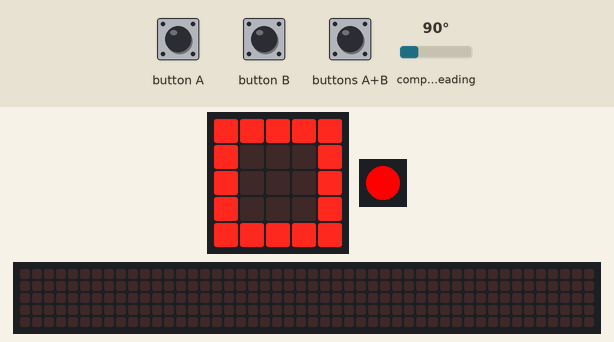
Simulated run of this program. Board: Calliope mini (MakeCode). On the bench: the board's 5×5 LED display, 1 RGB LEDs in strip order, left to right, a strip that is not on the board, showing the scrolling text unrolled. The test bench sets the inputs (shaded band); at power-on: compass heading 90°. The 48×5 strip is a reading aid, not a part: it shows the text the display is scrolling, unrolled, one strip-width of it at a time; the compass is already calibrated.

Above: at 1.2 s.
1.3 s: button A pressed for 0.15 s
At 1.91 s:
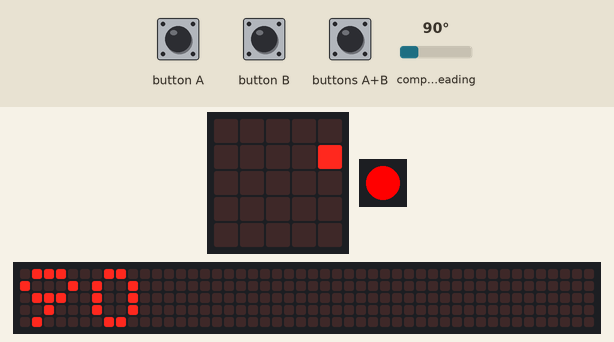
2.0 s: compass heading set to 50°
5.0 s: compass heading set to 41°
At 5.7 s:
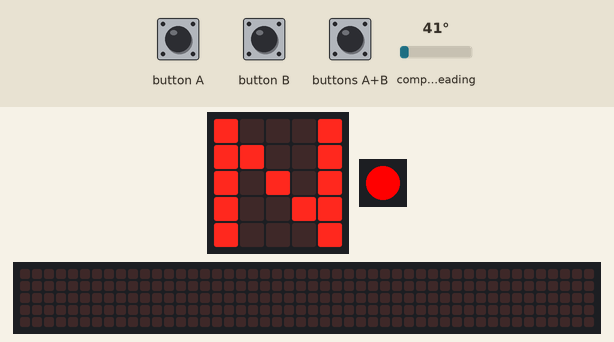
6.7 s: buttons A+B pressed for 0.15 s
At 7.8 s:
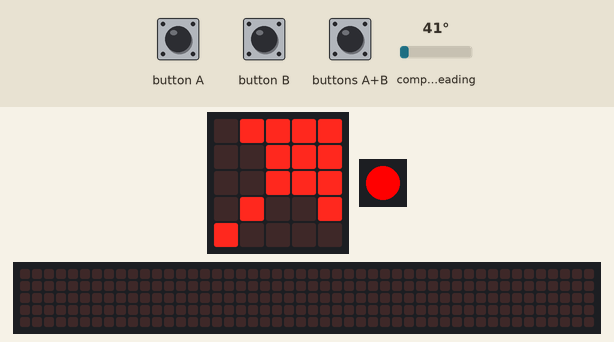
8.4 s: button A pressed for 0.15 s
At 8.69 s:
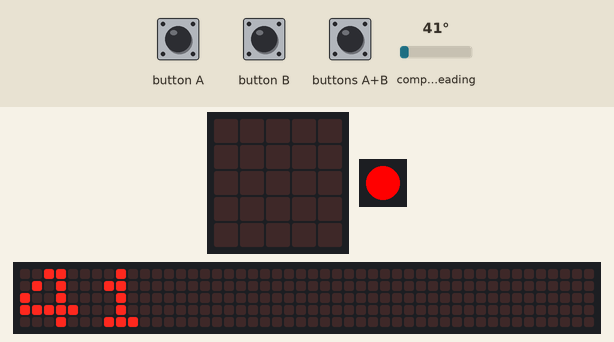
9.1 s: compass heading set to 7°
At 12.8 s:
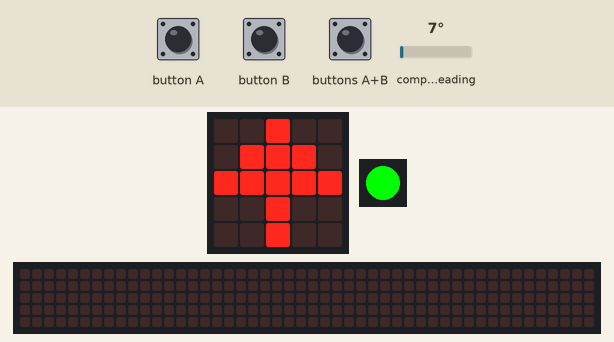
Timing chart, 0 to 13.1 s (numbered marks = the images above; inputs shaded):
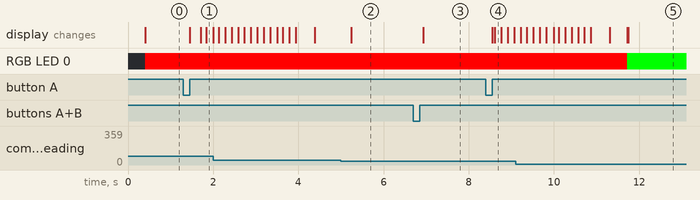

The program:

main.ts
```typescript
input.onButtonEvent(Button.A, input.buttonEventClick(), function () {
    himmelsrichtung = input.compassHeading()
    basic.clearScreen()
    basic.showNumber(himmelsrichtung)
})
input.onButtonEvent(Button.AB, input.buttonEventClick(), function () {
    if (modus == 1) {
        modus = 2
    } else {
        modus = 1
    }
})
input.onButtonEvent(Button.B, input.buttonEventClick(), function () {
    if (himmelsrichtung >= 45 && himmelsrichtung <= 315) {
        if (input.compassHeading() >= himmelsrichtung - 45 && input.compassHeading() <= himmelsrichtung + 45) {
            music.playTone(262, music.beat(BeatFraction.Whole))
        }
    }
    if (himmelsrichtung <= 44) {
        if (input.compassHeading() >= 0 && input.compassHeading() <= 44 || input.compassHeading() <= himmelsrichtung + 45 || input.compassHeading() >= 315 + himmelsrichtung) {
            music.playTone(262, music.beat(BeatFraction.Whole))
        }
    }
    if (himmelsrichtung >= 316) {
        if (input.compassHeading() >= 316 && input.compassHeading() <= 360 || input.compassHeading() >= himmelsrichtung - 45 || input.compassHeading() <= himmelsrichtung - 315) {
            music.playTone(262, music.beat(BeatFraction.Whole))
        }
    }
})
let himmelsrichtung = 0
let modus = 0
modus = 1
himmelsrichtung = 0
basic.forever(function () {
    if (modus == 1) {
        if (input.compassHeading() >= 0 && input.compassHeading() <= 45 || input.compassHeading() >= 316 && input.compassHeading() <= 360) {
            basic.showLeds(`
                # . . . #
                # # . . #
                # . # . #
                # . . # #
                # . . . #
                `)
        }
        if (input.compassHeading() >= 46 && input.compassHeading() <= 135) {
            basic.showLeds(`
                # # # # #
                # . . . #
                # . . . #
                # . . . #
                # # # # #
                `)
        }
        if (input.compassHeading() >= 136 && input.compassHeading() <= 225) {
            basic.showLeds(`
                # # # # #
                # . . . .
                # # # # #
                . . . . #
                # # # # #
                `)
        }
        if (input.compassHeading() >= 226 && input.compassHeading() <= 315) {
            basic.showLeds(`
                # . . . #
                # . . . #
                # . # . #
                # # . # #
                # . . . #
                `)
        }
    }
    if (modus == 2) {
        if (input.compassHeading() >= 0 && input.compassHeading() <= 35 || input.compassHeading() >= 326 && input.compassHeading() <= 360) {
            basic.showLeds(`
                . . # . .
                . # # # .
                # # # # #
                . . # . .
                . . # . .
                `)
        }
        if (input.compassHeading() >= 56 && input.compassHeading() <= 125) {
            basic.showLeds(`
                . . # . .
                . . # # .
                # # # # #
                . . # # .
                . . # . .
                `)
        }
        if (input.compassHeading() >= 146 && input.compassHeading() <= 215) {
            basic.showLeds(`
                . . # . .
                . . # . .
                # # # # #
                . # # # .
                . . # . .
                `)
        }
        if (input.compassHeading() >= 236 && input.compassHeading() <= 305) {
            basic.showLeds(`
                . . # . .
                . # # . .
                # # # # #
                . # # . .
                . . # . .
                `)
        }
        if (input.compassHeading() >= 36 && input.compassHeading() <= 55) {
            basic.showLeds(`
                . # # # #
                . . # # #
                . . # # #
                . # . . #
                # . . . .
                `)
        }
        if (input.compassHeading() >= 126 && input.compassHeading() <= 145) {
            basic.showLeds(`
                # . . . .
                . # . . #
                . . # # #
                . . # # #
                . # # # #
                `)
        }
        if (input.compassHeading() >= 216 && input.compassHeading() <= 235) {
            basic.showLeds(`
                . . . . #
                # . . # .
                # # # . .
                # # # . .
                # # # # .
                `)
        }
        if (input.compassHeading() >= 306 && input.compassHeading() <= 325) {
            basic.showLeds(`
                # # # # .
                # # # . .
                # # # . .
                # . . # .
                . . . . #
                `)
        }
    }
    if (input.compassHeading() >= 0 && input.compassHeading() <= 10 || input.compassHeading() >= 350 && input.compassHeading() <= 360) {
        basic.setLedColor(0x00ff00)
    } else {
        basic.setLedColor(0xff0000)
    }
})
```

test.ts
```typescript
// Hier kann man Tests durchführen; diese Datei wird nicht kompiliert, wenn dieses Paket als Erweiterung verwendet wird.
```

Measured:
- the behaviour switches between 46 and 45° on compass heading (found by bisection; images 1 and 2)
- after the input at 1.3 s, the display: first changes after 0.15 s (image 1 shows a later state)
- after the input at 5.0 s, the display: changes after 0.24 s (image 2)
- after the input at 6.7 s, the display: changes after 0.23 s (image 3)
- after the input at 8.4 s, the display: first changes after 0.15 s (image 4 shows a later state)
